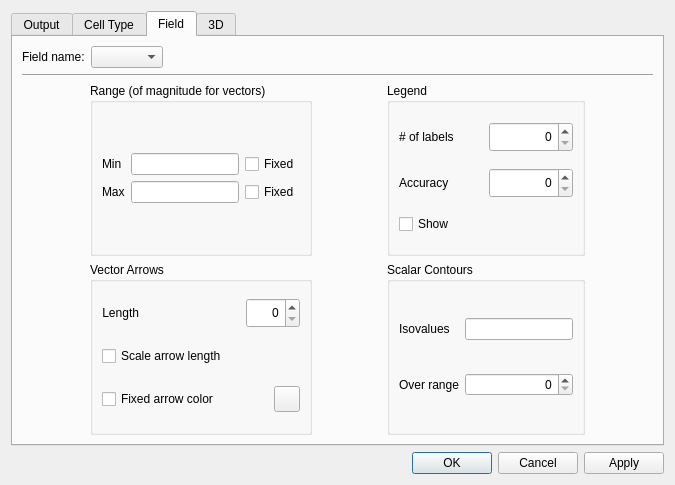
<?xml version="1.0" encoding="UTF-8"?>
<ui version="4.0">
 <class>CC3DPrefs</class>
 <widget class="QDialog" name="CC3DPrefs">
  <property name="geometry">
   <rect>
    <x>0</x>
    <y>0</y>
    <width>675</width>
    <height>485</height>
   </rect>
  </property>
  <property name="windowTitle">
   <string>CC3D Preferences</string>
  </property>
  <layout class="QVBoxLayout" name="verticalLayout_11">
   <item>
    <layout class="QHBoxLayout" name="horizontalLayout_11">
     <item>
      <widget class="QTabWidget" name="tabWidget">
       <property name="currentIndex">
        <number>2</number>
       </property>
       <widget class="QWidget" name="tab_output">
        <attribute name="title">
         <string>Output</string>
        </attribute>
        <layout class="QVBoxLayout" name="verticalLayout_14">
         <item>
          <layout class="QVBoxLayout" name="verticalLayout_10">
           <item>
            <layout class="QHBoxLayout" name="horizontalLayout_16">
             <item>
              <layout class="QVBoxLayout" name="verticalLayout_9">
               <item>
                <layout class="QHBoxLayout" name="horizontalLayout_3">
                 <item>
                  <widget class="QLabel" name="label_5">
                   <property name="text">
                    <string>Update screen every Nth MCS</string>
                   </property>
                   <property name="alignment">
                    <set>Qt::AlignRight|Qt::AlignTrailing|Qt::AlignVCenter</set>
                   </property>
                  </widget>
                 </item>
                 <item>
                  <spacer name="horizontalSpacer">
                   <property name="orientation">
                    <enum>Qt::Horizontal</enum>
                   </property>
                   <property name="sizeHint" stdset="0">
                    <size>
                     <width>40</width>
                     <height>20</height>
                    </size>
                   </property>
                  </spacer>
                 </item>
                 <item>
                  <widget class="QSpinBox" name="updateScreenSpinBox">
                   <property name="minimum">
                    <number>1</number>
                   </property>
                   <property name="maximum">
                    <number>1000000000</number>
                   </property>
                  </widget>
                 </item>
                </layout>
               </item>
               <item>
                <layout class="QHBoxLayout" name="horizontalLayout_15">
                 <item>
                  <widget class="QCheckBox" name="outputImagesCheckBox">
                   <property name="text">
                    <string>Save image every Nth MCS</string>
                   </property>
                  </widget>
                 </item>
                 <item>
                  <spacer name="horizontalSpacer_7">
                   <property name="orientation">
                    <enum>Qt::Horizontal</enum>
                   </property>
                   <property name="sizeHint" stdset="0">
                    <size>
                     <width>40</width>
                     <height>20</height>
                    </size>
                   </property>
                  </spacer>
                 </item>
                 <item>
                  <widget class="QSpinBox" name="saveImageSpinBox">
                   <property name="minimum">
                    <number>1</number>
                   </property>
                   <property name="maximum">
                    <number>1000000000</number>
                   </property>
                  </widget>
                 </item>
                </layout>
               </item>
               <item>
                <layout class="QHBoxLayout" name="horizontalLayout_14">
                 <item>
                  <widget class="QCheckBox" name="outputLatticeDataCheckBox">
                   <property name="text">
                    <string>Save lattice every Nth MCS</string>
                   </property>
                  </widget>
                 </item>
                 <item>
                  <spacer name="horizontalSpacer_8">
                   <property name="orientation">
                    <enum>Qt::Horizontal</enum>
                   </property>
                   <property name="sizeHint" stdset="0">
                    <size>
                     <width>40</width>
                     <height>20</height>
                    </size>
                   </property>
                  </spacer>
                 </item>
                 <item>
                  <widget class="QSpinBox" name="saveLatticeSpinBox">
                   <property name="minimum">
                    <number>1</number>
                   </property>
                   <property name="maximum">
                    <number>1000000000</number>
                   </property>
                  </widget>
                 </item>
                </layout>
               </item>
              </layout>
             </item>
             <item>
              <spacer name="horizontalSpacer_11">
               <property name="orientation">
                <enum>Qt::Horizontal</enum>
               </property>
               <property name="sizeHint" stdset="0">
                <size>
                 <width>40</width>
                 <height>20</height>
                </size>
               </property>
              </spacer>
             </item>
            </layout>
           </item>
           <item>
            <widget class="Line" name="line">
             <property name="orientation">
              <enum>Qt::Horizontal</enum>
             </property>
            </widget>
           </item>
           <item>
            <widget class="QCheckBox" name="useInternalConsoleCheckBox">
             <property name="text">
              <string>Use internal console for text output</string>
             </property>
            </widget>
           </item>
           <item>
            <widget class="QCheckBox" name="closePlayerCheckBox">
             <property name="text">
              <string>Close Player after simulation ends</string>
             </property>
            </widget>
           </item>
           <item>
            <widget class="Line" name="line_2">
             <property name="orientation">
              <enum>Qt::Horizontal</enum>
             </property>
            </widget>
           </item>
           <item>
            <layout class="QGridLayout" name="gridLayout_6">
             <item row="0" column="0">
              <widget class="QLineEdit" name="projectLocationLineEdit">
               <property name="maximumSize">
                <size>
                 <width>16777215</width>
                 <height>16777215</height>
                </size>
               </property>
               <property name="text">
                <string/>
               </property>
              </widget>
             </item>
             <item row="0" column="1" colspan="3">
              <widget class="QPushButton" name="projectLocationButton">
               <property name="maximumSize">
                <size>
                 <width>150</width>
                 <height>16777215</height>
                </size>
               </property>
               <property name="text">
                <string>Project Location</string>
               </property>
               <property name="autoDefault">
                <bool>false</bool>
               </property>
              </widget>
             </item>
             <item row="1" column="0">
              <widget class="QLineEdit" name="outputLocationLineEdit">
               <property name="maximumSize">
                <size>
                 <width>16777215</width>
                 <height>16777215</height>
                </size>
               </property>
              </widget>
             </item>
             <item row="1" column="1" colspan="2">
              <widget class="QPushButton" name="outputLocationButton">
               <property name="maximumSize">
                <size>
                 <width>150</width>
                 <height>16777215</height>
                </size>
               </property>
               <property name="text">
                <string>Output</string>
               </property>
               <property name="autoDefault">
                <bool>false</bool>
               </property>
              </widget>
             </item>
             <item row="1" column="3">
              <widget class="QCheckBox" name="outputToProjectCheckBox">
               <property name="text">
                <string>=Project</string>
               </property>
              </widget>
             </item>
             <item row="2" column="0" colspan="2">
              <widget class="QLineEdit" name="prefsFileLineEdit"/>
             </item>
             <item row="2" column="2" colspan="2">
              <widget class="QPushButton" name="prefsFileButton">
               <property name="text">
                <string>Preferences File</string>
               </property>
              </widget>
             </item>
            </layout>
           </item>
          </layout>
         </item>
         <item>
          <spacer name="verticalSpacer">
           <property name="orientation">
            <enum>Qt::Vertical</enum>
           </property>
           <property name="sizeHint" stdset="0">
            <size>
             <width>20</width>
             <height>119</height>
            </size>
           </property>
          </spacer>
         </item>
        </layout>
       </widget>
       <widget class="QWidget" name="tab_cell_type">
        <attribute name="title">
         <string>Cell Type</string>
        </attribute>
        <widget class="QGroupBox" name="groupBox_10">
         <property name="geometry">
          <rect>
           <x>20</x>
           <y>20</y>
           <width>240</width>
           <height>341</height>
          </rect>
         </property>
         <property name="sizePolicy">
          <sizepolicy hsizetype="MinimumExpanding" vsizetype="Fixed">
           <horstretch>0</horstretch>
           <verstretch>0</verstretch>
          </sizepolicy>
         </property>
         <property name="minimumSize">
          <size>
           <width>141</width>
           <height>341</height>
          </size>
         </property>
         <property name="maximumSize">
          <size>
           <width>240</width>
           <height>341</height>
          </size>
         </property>
         <property name="title">
          <string>Cell Types and Colors</string>
         </property>
         <widget class="QLabel" name="selectCellColorLabel">
          <property name="geometry">
           <rect>
            <x>20</x>
            <y>30</y>
            <width>181</width>
            <height>51</height>
           </rect>
          </property>
          <property name="text">
           <string>Select a row in the table to change that cell type color.   Type        Name           Color</string>
          </property>
          <property name="textFormat">
           <enum>Qt::PlainText</enum>
          </property>
          <property name="alignment">
           <set>Qt::AlignLeading|Qt::AlignLeft|Qt::AlignTop</set>
          </property>
          <property name="wordWrap">
           <bool>true</bool>
          </property>
          <property name="textInteractionFlags">
           <set>Qt::NoTextInteraction</set>
          </property>
         </widget>
         <widget class="QTableWidget" name="typeColorTable">
          <property name="enabled">
           <bool>true</bool>
          </property>
          <property name="geometry">
           <rect>
            <x>15</x>
            <y>82</y>
            <width>221</width>
            <height>192</height>
           </rect>
          </property>
          <property name="sizePolicy">
           <sizepolicy hsizetype="MinimumExpanding" vsizetype="Fixed">
            <horstretch>0</horstretch>
            <verstretch>0</verstretch>
           </sizepolicy>
          </property>
          <property name="minimumSize">
           <size>
            <width>200</width>
            <height>0</height>
           </size>
          </property>
          <property name="horizontalScrollBarPolicy">
           <enum>Qt::ScrollBarAlwaysOff</enum>
          </property>
          <property name="editTriggers">
           <set>QAbstractItemView::NoEditTriggers</set>
          </property>
          <property name="selectionMode">
           <enum>QAbstractItemView::SingleSelection</enum>
          </property>
          <property name="iconSize">
           <size>
            <width>0</width>
            <height>0</height>
           </size>
          </property>
          <property name="showGrid">
           <bool>true</bool>
          </property>
          <property name="wordWrap">
           <bool>false</bool>
          </property>
          <property name="cornerButtonEnabled">
           <bool>false</bool>
          </property>
          <property name="rowCount">
           <number>20</number>
          </property>
          <property name="columnCount">
           <number>3</number>
          </property>
          <attribute name="horizontalHeaderVisible">
           <bool>false</bool>
          </attribute>
          <attribute name="horizontalHeaderCascadingSectionResizes">
           <bool>true</bool>
          </attribute>
          <attribute name="horizontalHeaderDefaultSectionSize">
           <number>50</number>
          </attribute>
          <attribute name="horizontalHeaderHighlightSections">
           <bool>false</bool>
          </attribute>
          <attribute name="verticalHeaderVisible">
           <bool>false</bool>
          </attribute>
          <attribute name="verticalHeaderDefaultSectionSize">
           <number>18</number>
          </attribute>
          <attribute name="verticalHeaderHighlightSections">
           <bool>false</bool>
          </attribute>
          <attribute name="verticalHeaderMinimumSectionSize">
           <number>11</number>
          </attribute>
          <attribute name="verticalHeaderShowSortIndicator" stdset="0">
           <bool>true</bool>
          </attribute>
          <attribute name="verticalHeaderStretchLastSection">
           <bool>false</bool>
          </attribute>
          <row/>
          <row/>
          <row/>
          <row/>
          <row/>
          <row/>
          <row/>
          <row/>
          <row/>
          <row/>
          <row/>
          <row/>
          <row/>
          <row/>
          <row/>
          <row/>
          <row/>
          <row/>
          <row/>
          <row/>
          <column/>
          <column/>
          <column/>
          <item row="0" column="1">
           <property name="text">
            <string/>
           </property>
          </item>
         </widget>
         <widget class="QWidget" name="layoutWidget">
          <property name="geometry">
           <rect>
            <x>15</x>
            <y>284</y>
            <width>151</width>
            <height>32</height>
           </rect>
          </property>
          <layout class="QHBoxLayout" name="horizontalLayout_13">
           <item>
            <widget class="QPushButton" name="addCellTypeButton">
             <property name="enabled">
              <bool>true</bool>
             </property>
             <property name="text">
              <string>Add</string>
             </property>
             <property name="autoDefault">
              <bool>false</bool>
             </property>
             <property name="default">
              <bool>false</bool>
             </property>
            </widget>
           </item>
           <item>
            <widget class="QPushButton" name="deleteCellTypeButton">
             <property name="enabled">
              <bool>false</bool>
             </property>
             <property name="text">
              <string>-</string>
             </property>
             <property name="autoDefault">
              <bool>false</bool>
             </property>
            </widget>
           </item>
          </layout>
         </widget>
        </widget>
        <widget class="QGroupBox" name="groupBox_4">
         <property name="geometry">
          <rect>
           <x>300</x>
           <y>180</y>
           <width>191</width>
           <height>141</height>
          </rect>
         </property>
         <property name="title">
          <string>Cell Glyphs</string>
         </property>
         <widget class="QWidget" name="layoutWidget">
          <property name="geometry">
           <rect>
            <x>20</x>
            <y>20</y>
            <width>171</width>
            <height>121</height>
           </rect>
          </property>
          <layout class="QVBoxLayout" name="verticalLayout_6">
           <item>
            <widget class="QCheckBox" name="checkBox">
             <property name="text">
              <string>scale by volume</string>
             </property>
            </widget>
           </item>
           <item>
            <layout class="QGridLayout" name="gridLayout">
             <item row="0" column="0">
              <widget class="QLabel" name="label_9">
               <property name="text">
                <string>Scale factor</string>
               </property>
              </widget>
             </item>
             <item row="0" column="1">
              <widget class="QLineEdit" name="cellGlyphScale"/>
             </item>
             <item row="1" column="0">
              <widget class="QLabel" name="label_10">
               <property name="text">
                <string>Theta res</string>
               </property>
              </widget>
             </item>
             <item row="1" column="1">
              <widget class="QSpinBox" name="cellGlyphThetaRes"/>
             </item>
             <item row="2" column="0">
              <widget class="QLabel" name="label_11">
               <property name="text">
                <string>Phi res</string>
               </property>
              </widget>
             </item>
             <item row="2" column="1">
              <widget class="QSpinBox" name="cellGlyphPhiRes"/>
             </item>
            </layout>
           </item>
          </layout>
         </widget>
        </widget>
        <widget class="QGroupBox" name="groupBox_11">
         <property name="geometry">
          <rect>
           <x>300</x>
           <y>20</y>
           <width>191</width>
           <height>143</height>
          </rect>
         </property>
         <property name="title">
          <string>Aditional colors</string>
         </property>
         <widget class="QLabel" name="borderColorLabel">
          <property name="geometry">
           <rect>
            <x>15</x>
            <y>33</y>
            <width>106</width>
            <height>16</height>
           </rect>
          </property>
          <property name="text">
           <string>Cell border color</string>
          </property>
          <property name="alignment">
           <set>Qt::AlignRight|Qt::AlignTrailing|Qt::AlignVCenter</set>
          </property>
         </widget>
         <widget class="QToolButton" name="cellBorderColorButton">
          <property name="geometry">
           <rect>
            <x>150</x>
            <y>33</y>
            <width>26</width>
            <height>26</height>
           </rect>
          </property>
          <property name="minimumSize">
           <size>
            <width>26</width>
            <height>26</height>
           </size>
          </property>
          <property name="maximumSize">
           <size>
            <width>26</width>
            <height>26</height>
           </size>
          </property>
          <property name="text">
           <string/>
          </property>
         </widget>
         <widget class="QLabel" name="clusterBorderColorLabel">
          <property name="geometry">
           <rect>
            <x>15</x>
            <y>67</y>
            <width>127</width>
            <height>16</height>
           </rect>
          </property>
          <property name="text">
           <string>Cluster border color</string>
          </property>
          <property name="alignment">
           <set>Qt::AlignRight|Qt::AlignTrailing|Qt::AlignVCenter</set>
          </property>
         </widget>
         <widget class="QToolButton" name="clusterBorderColorButton">
          <property name="geometry">
           <rect>
            <x>150</x>
            <y>67</y>
            <width>26</width>
            <height>26</height>
           </rect>
          </property>
          <property name="minimumSize">
           <size>
            <width>26</width>
            <height>26</height>
           </size>
          </property>
          <property name="maximumSize">
           <size>
            <width>26</width>
            <height>26</height>
           </size>
          </property>
          <property name="text">
           <string/>
          </property>
         </widget>
         <widget class="QLabel" name="contourColorLabel">
          <property name="geometry">
           <rect>
            <x>15</x>
            <y>101</y>
            <width>88</width>
            <height>16</height>
           </rect>
          </property>
          <property name="text">
           <string>Contour color</string>
          </property>
          <property name="alignment">
           <set>Qt::AlignRight|Qt::AlignTrailing|Qt::AlignVCenter</set>
          </property>
         </widget>
         <widget class="QToolButton" name="contourColorButton">
          <property name="geometry">
           <rect>
            <x>150</x>
            <y>101</y>
            <width>26</width>
            <height>26</height>
           </rect>
          </property>
          <property name="minimumSize">
           <size>
            <width>26</width>
            <height>26</height>
           </size>
          </property>
          <property name="maximumSize">
           <size>
            <width>26</width>
            <height>26</height>
           </size>
          </property>
          <property name="text">
           <string/>
          </property>
         </widget>
        </widget>
       </widget>
       <widget class="QWidget" name="tab_field">
        <attribute name="title">
         <string>Field</string>
        </attribute>
        <layout class="QVBoxLayout" name="verticalLayout">
         <item>
          <layout class="QVBoxLayout" name="verticalLayout_15">
           <item>
            <layout class="QHBoxLayout" name="horizontalLayout_6">
             <item>
              <layout class="QHBoxLayout" name="horizontalLayout_5">
               <item>
                <widget class="QLabel" name="label_6">
                 <property name="text">
                  <string>Field name:</string>
                 </property>
                </widget>
               </item>
               <item>
                <widget class="QComboBox" name="fieldComboBox"/>
               </item>
              </layout>
             </item>
             <item>
              <spacer name="horizontalSpacer_15">
               <property name="orientation">
                <enum>Qt::Horizontal</enum>
               </property>
               <property name="sizeHint" stdset="0">
                <size>
                 <width>40</width>
                 <height>20</height>
                </size>
               </property>
              </spacer>
             </item>
            </layout>
           </item>
           <item>
            <widget class="Line" name="line_3">
             <property name="orientation">
              <enum>Qt::Horizontal</enum>
             </property>
            </widget>
           </item>
           <item>
            <layout class="QHBoxLayout" name="horizontalLayout_4">
             <item>
              <spacer name="horizontalSpacer_14">
               <property name="orientation">
                <enum>Qt::Horizontal</enum>
               </property>
               <property name="sizeHint" stdset="0">
                <size>
                 <width>18</width>
                 <height>20</height>
                </size>
               </property>
              </spacer>
             </item>
             <item>
              <layout class="QVBoxLayout" name="verticalLayout_2">
               <item>
                <widget class="QGroupBox" name="groupBox_8">
                 <property name="title">
                  <string>Range (of magnitude for vectors)</string>
                 </property>
                 <layout class="QVBoxLayout" name="verticalLayout_8">
                  <item>
                   <layout class="QGridLayout" name="gridLayout_11">
                    <item row="0" column="0">
                     <widget class="QLabel" name="fieldMinLabel">
                      <property name="text">
                       <string>Min</string>
                      </property>
                     </widget>
                    </item>
                    <item row="0" column="1">
                     <widget class="QLineEdit" name="fieldMinRange"/>
                    </item>
                    <item row="0" column="2">
                     <widget class="QCheckBox" name="fieldMinRangeFixedCheckBox">
                      <property name="text">
                       <string>Fixed</string>
                      </property>
                     </widget>
                    </item>
                    <item row="1" column="0">
                     <widget class="QLabel" name="fieldMaxLabel">
                      <property name="text">
                       <string>Max</string>
                      </property>
                     </widget>
                    </item>
                    <item row="1" column="1">
                     <widget class="QLineEdit" name="fieldMaxRange"/>
                    </item>
                    <item row="1" column="2">
                     <widget class="QCheckBox" name="fieldMaxRangeFixedCheckBox">
                      <property name="text">
                       <string>Fixed</string>
                      </property>
                     </widget>
                    </item>
                   </layout>
                  </item>
                 </layout>
                </widget>
               </item>
               <item>
                <widget class="QGroupBox" name="groupBox_9">
                 <property name="title">
                  <string>Vector Arrows</string>
                 </property>
                 <layout class="QVBoxLayout" name="verticalLayout_13">
                  <item>
                   <layout class="QHBoxLayout" name="horizontalLayout_20">
                    <item>
                     <widget class="QLabel" name="label_18">
                      <property name="minimumSize">
                       <size>
                        <width>0</width>
                        <height>30</height>
                       </size>
                      </property>
                      <property name="text">
                       <string>Length</string>
                      </property>
                      <property name="alignment">
                       <set>Qt::AlignRight|Qt::AlignTrailing|Qt::AlignVCenter</set>
                      </property>
                     </widget>
                    </item>
                    <item>
                     <spacer name="horizontalSpacer_12">
                      <property name="orientation">
                       <enum>Qt::Horizontal</enum>
                      </property>
                      <property name="sizeHint" stdset="0">
                       <size>
                        <width>40</width>
                        <height>20</height>
                       </size>
                      </property>
                     </spacer>
                    </item>
                    <item>
                     <widget class="QSpinBox" name="vectorsArrowLength">
                      <property name="minimumSize">
                       <size>
                        <width>0</width>
                        <height>30</height>
                       </size>
                      </property>
                      <property name="alignment">
                       <set>Qt::AlignRight|Qt::AlignTrailing|Qt::AlignVCenter</set>
                      </property>
                      <property name="maximum">
                       <number>9999</number>
                      </property>
                     </widget>
                    </item>
                   </layout>
                  </item>
                  <item>
                   <layout class="QHBoxLayout" name="horizontalLayout_19">
                    <item>
                     <widget class="QCheckBox" name="vectorsScaleArrowCheckBox">
                      <property name="minimumSize">
                       <size>
                        <width>0</width>
                        <height>30</height>
                       </size>
                      </property>
                      <property name="text">
                       <string>Scale arrow length</string>
                      </property>
                     </widget>
                    </item>
                    <item>
                     <spacer name="horizontalSpacer_10">
                      <property name="orientation">
                       <enum>Qt::Horizontal</enum>
                      </property>
                      <property name="sizeHint" stdset="0">
                       <size>
                        <width>40</width>
                        <height>20</height>
                       </size>
                      </property>
                     </spacer>
                    </item>
                   </layout>
                  </item>
                  <item>
                   <layout class="QHBoxLayout" name="horizontalLayout_18">
                    <item>
                     <widget class="QCheckBox" name="vectorsArrowColorCheckBox">
                      <property name="minimumSize">
                       <size>
                        <width>0</width>
                        <height>30</height>
                       </size>
                      </property>
                      <property name="text">
                       <string>Fixed arrow color</string>
                      </property>
                     </widget>
                    </item>
                    <item>
                     <widget class="QToolButton" name="vectorsArrowColorButton">
                      <property name="minimumSize">
                       <size>
                        <width>26</width>
                        <height>26</height>
                       </size>
                      </property>
                      <property name="maximumSize">
                       <size>
                        <width>26</width>
                        <height>26</height>
                       </size>
                      </property>
                      <property name="text">
                       <string/>
                      </property>
                     </widget>
                    </item>
                   </layout>
                  </item>
                 </layout>
                </widget>
               </item>
              </layout>
             </item>
             <item>
              <spacer name="horizontalSpacer_13">
               <property name="orientation">
                <enum>Qt::Horizontal</enum>
               </property>
               <property name="sizeHint" stdset="0">
                <size>
                 <width>40</width>
                 <height>20</height>
                </size>
               </property>
              </spacer>
             </item>
             <item>
              <layout class="QVBoxLayout" name="verticalLayout_3">
               <item>
                <widget class="QGroupBox" name="groupBox_7">
                 <property name="title">
                  <string>Legend</string>
                 </property>
                 <layout class="QGridLayout" name="gridLayout_7">
                  <item row="0" column="0">
                   <layout class="QHBoxLayout" name="horizontalLayout_7">
                    <item>
                     <widget class="QLabel" name="label_14">
                      <property name="text">
                       <string># of labels</string>
                      </property>
                     </widget>
                    </item>
                    <item>
                     <widget class="QSpinBox" name="fieldLegendNumLabels">
                      <property name="minimumSize">
                       <size>
                        <width>0</width>
                        <height>30</height>
                       </size>
                      </property>
                      <property name="alignment">
                       <set>Qt::AlignRight|Qt::AlignTrailing|Qt::AlignVCenter</set>
                      </property>
                      <property name="maximum">
                       <number>9999</number>
                      </property>
                     </widget>
                    </item>
                   </layout>
                  </item>
                  <item row="1" column="0">
                   <layout class="QHBoxLayout" name="horizontalLayout_8">
                    <item>
                     <widget class="QLabel" name="label_15">
                      <property name="text">
                       <string>Accuracy</string>
                      </property>
                     </widget>
                    </item>
                    <item>
                     <widget class="QSpinBox" name="fieldLegendAccuracy">
                      <property name="minimumSize">
                       <size>
                        <width>0</width>
                        <height>30</height>
                       </size>
                      </property>
                      <property name="alignment">
                       <set>Qt::AlignRight|Qt::AlignTrailing|Qt::AlignVCenter</set>
                      </property>
                      <property name="maximum">
                       <number>9999</number>
                      </property>
                     </widget>
                    </item>
                   </layout>
                  </item>
                  <item row="2" column="0">
                   <layout class="QHBoxLayout" name="horizontalLayout_9">
                    <item>
                     <widget class="QCheckBox" name="fieldShowLegendCheckBox">
                      <property name="text">
                       <string>Show </string>
                      </property>
                     </widget>
                    </item>
                    <item>
                     <spacer name="horizontalSpacer_4">
                      <property name="orientation">
                       <enum>Qt::Horizontal</enum>
                      </property>
                      <property name="sizeHint" stdset="0">
                       <size>
                        <width>40</width>
                        <height>20</height>
                       </size>
                      </property>
                     </spacer>
                    </item>
                   </layout>
                  </item>
                 </layout>
                </widget>
               </item>
               <item>
                <widget class="QGroupBox" name="groupBox_12">
                 <property name="title">
                  <string>Scalar Contours</string>
                 </property>
                 <layout class="QGridLayout" name="gridLayout_10">
                  <item row="1" column="0">
                   <widget class="QLabel" name="numIsovalsInRangeLabel">
                    <property name="text">
                     <string>Over range</string>
                    </property>
                   </widget>
                  </item>
                  <item row="1" column="1">
                   <widget class="QSpinBox" name="numberOfContoursLinesSpinBox">
                    <property name="alignment">
                     <set>Qt::AlignRight|Qt::AlignTrailing|Qt::AlignVCenter</set>
                    </property>
                    <property name="maximum">
                     <number>9999</number>
                    </property>
                   </widget>
                  </item>
                  <item row="0" column="1">
                   <widget class="QLineEdit" name="isovalList"/>
                  </item>
                  <item row="0" column="0">
                   <widget class="QLabel" name="isovalLabel">
                    <property name="text">
                     <string>Isovalues</string>
                    </property>
                   </widget>
                  </item>
                 </layout>
                </widget>
               </item>
              </layout>
             </item>
             <item>
              <spacer name="horizontalSpacer_3">
               <property name="orientation">
                <enum>Qt::Horizontal</enum>
               </property>
               <property name="sizeHint" stdset="0">
                <size>
                 <width>40</width>
                 <height>20</height>
                </size>
               </property>
              </spacer>
             </item>
            </layout>
           </item>
          </layout>
         </item>
        </layout>
       </widget>
       <widget class="QWidget" name="tab_3D">
        <attribute name="title">
         <string>3D</string>
        </attribute>
        <layout class="QHBoxLayout" name="horizontalLayout_12">
         <item>
          <layout class="QVBoxLayout" name="verticalLayout_5">
           <item>
            <layout class="QHBoxLayout" name="horizontalLayout_2">
             <item>
              <spacer name="horizontalSpacer_6">
               <property name="orientation">
                <enum>Qt::Horizontal</enum>
               </property>
               <property name="sizeHint" stdset="0">
                <size>
                 <width>18</width>
                 <height>20</height>
                </size>
               </property>
              </spacer>
             </item>
             <item>
              <widget class="QGroupBox" name="groupBox">
               <property name="enabled">
                <bool>false</bool>
               </property>
               <property name="minimumSize">
                <size>
                 <width>110</width>
                 <height>0</height>
                </size>
               </property>
               <property name="title">
                <string>Display Size</string>
               </property>
               <property name="flat">
                <bool>false</bool>
               </property>
               <widget class="QWidget" name="layoutWidget">
                <property name="geometry">
                 <rect>
                  <x>10</x>
                  <y>30</y>
                  <width>91</width>
                  <height>112</height>
                 </rect>
                </property>
                <layout class="QGridLayout" name="gridLayout_5">
                 <item row="0" column="0">
                  <widget class="QLabel" name="label">
                   <property name="text">
                    <string>X</string>
                   </property>
                  </widget>
                 </item>
                 <item row="0" column="1">
                  <widget class="QSpinBox" name="spinBox">
                   <property name="minimumSize">
                    <size>
                     <width>25</width>
                     <height>30</height>
                    </size>
                   </property>
                   <property name="specialValueText">
                    <string/>
                   </property>
                   <property name="maximum">
                    <number>999</number>
                   </property>
                  </widget>
                 </item>
                 <item row="1" column="0">
                  <widget class="QLabel" name="label_2">
                   <property name="text">
                    <string>Y</string>
                   </property>
                  </widget>
                 </item>
                 <item row="1" column="1">
                  <widget class="QSpinBox" name="spinBox_2">
                   <property name="minimumSize">
                    <size>
                     <width>0</width>
                     <height>30</height>
                    </size>
                   </property>
                   <property name="maximum">
                    <number>999</number>
                   </property>
                  </widget>
                 </item>
                 <item row="2" column="0">
                  <widget class="QLabel" name="label_3">
                   <property name="text">
                    <string>Z</string>
                   </property>
                  </widget>
                 </item>
                 <item row="2" column="1">
                  <widget class="QSpinBox" name="spinBox_3">
                   <property name="minimumSize">
                    <size>
                     <width>0</width>
                     <height>30</height>
                    </size>
                   </property>
                   <property name="maximum">
                    <number>999</number>
                   </property>
                  </widget>
                 </item>
                </layout>
               </widget>
              </widget>
             </item>
             <item>
              <spacer name="horizontalSpacer_2">
               <property name="orientation">
                <enum>Qt::Horizontal</enum>
               </property>
               <property name="sizeHint" stdset="0">
                <size>
                 <width>13</width>
                 <height>17</height>
                </size>
               </property>
              </spacer>
             </item>
             <item>
              <widget class="QGroupBox" name="groupBox_3">
               <property name="enabled">
                <bool>false</bool>
               </property>
               <property name="title">
                <string>Camera</string>
               </property>
               <property name="flat">
                <bool>false</bool>
               </property>
               <layout class="QVBoxLayout" name="verticalLayout_7">
                <item>
                 <layout class="QGridLayout" name="gridLayout_3">
                  <item row="0" column="0">
                   <widget class="QLabel" name="label_4">
                    <property name="text">
                     <string>Elevation</string>
                    </property>
                    <property name="alignment">
                     <set>Qt::AlignRight|Qt::AlignTrailing|Qt::AlignVCenter</set>
                    </property>
                   </widget>
                  </item>
                  <item row="0" column="1">
                   <widget class="QSpinBox" name="spinBox_6">
                    <property name="minimumSize">
                     <size>
                      <width>0</width>
                      <height>30</height>
                     </size>
                    </property>
                    <property name="specialValueText">
                     <string/>
                    </property>
                    <property name="maximum">
                     <number>999</number>
                    </property>
                   </widget>
                  </item>
                  <item row="1" column="0">
                   <widget class="QLabel" name="label_7">
                    <property name="text">
                     <string>Azimuth</string>
                    </property>
                    <property name="alignment">
                     <set>Qt::AlignRight|Qt::AlignTrailing|Qt::AlignVCenter</set>
                    </property>
                   </widget>
                  </item>
                  <item row="1" column="1">
                   <widget class="QSpinBox" name="spinBox_7">
                    <property name="minimumSize">
                     <size>
                      <width>0</width>
                      <height>30</height>
                     </size>
                    </property>
                    <property name="maximum">
                     <number>999</number>
                    </property>
                   </widget>
                  </item>
                  <item row="2" column="0">
                   <widget class="QLabel" name="label_8">
                    <property name="text">
                     <string>Roll</string>
                    </property>
                    <property name="alignment">
                     <set>Qt::AlignRight|Qt::AlignTrailing|Qt::AlignVCenter</set>
                    </property>
                   </widget>
                  </item>
                  <item row="2" column="1">
                   <widget class="QSpinBox" name="spinBox_8">
                    <property name="minimumSize">
                     <size>
                      <width>0</width>
                      <height>30</height>
                     </size>
                    </property>
                    <property name="maximum">
                     <number>999</number>
                    </property>
                   </widget>
                  </item>
                 </layout>
                </item>
               </layout>
              </widget>
             </item>
             <item>
              <spacer name="horizontalSpacer_5">
               <property name="orientation">
                <enum>Qt::Horizontal</enum>
               </property>
               <property name="sizeHint" stdset="0">
                <size>
                 <width>18</width>
                 <height>20</height>
                </size>
               </property>
              </spacer>
             </item>
            </layout>
           </item>
           <item>
            <layout class="QVBoxLayout" name="verticalLayout_4">
             <item>
              <widget class="QGroupBox" name="groupBox_2">
               <property name="title">
                <string>Cell types invisible in 3D (example: 0,1,4)</string>
               </property>
               <layout class="QHBoxLayout" name="horizontalLayout">
                <property name="leftMargin">
                 <number>2</number>
                </property>
                <property name="topMargin">
                 <number>1</number>
                </property>
                <property name="rightMargin">
                 <number>2</number>
                </property>
                <property name="bottomMargin">
                 <number>1</number>
                </property>
                <item>
                 <widget class="QLineEdit" name="cellTypesInvisibleList"/>
                </item>
               </layout>
              </widget>
             </item>
             <item>
              <spacer name="verticalSpacer_3">
               <property name="orientation">
                <enum>Qt::Vertical</enum>
               </property>
               <property name="sizeHint" stdset="0">
                <size>
                 <width>20</width>
                 <height>78</height>
                </size>
               </property>
              </spacer>
             </item>
            </layout>
           </item>
          </layout>
         </item>
        </layout>
       </widget>
      </widget>
     </item>
    </layout>
   </item>
   <item>
    <widget class="QDialogButtonBox" name="buttonBox">
     <property name="orientation">
      <enum>Qt::Horizontal</enum>
     </property>
     <property name="standardButtons">
      <set>QDialogButtonBox::Apply|QDialogButtonBox::Cancel|QDialogButtonBox::Ok</set>
     </property>
    </widget>
   </item>
  </layout>
 </widget>
 <resources/>
 <connections>
  <connection>
   <sender>buttonBox</sender>
   <signal>accepted()</signal>
   <receiver>CC3DPrefs</receiver>
   <slot>accept()</slot>
   <hints>
    <hint type="sourcelabel">
     <x>248</x>
     <y>254</y>
    </hint>
    <hint type="destinationlabel">
     <x>157</x>
     <y>274</y>
    </hint>
   </hints>
  </connection>
  <connection>
   <sender>buttonBox</sender>
   <signal>rejected()</signal>
   <receiver>CC3DPrefs</receiver>
   <slot>reject()</slot>
   <hints>
    <hint type="sourcelabel">
     <x>316</x>
     <y>260</y>
    </hint>
    <hint type="destinationlabel">
     <x>286</x>
     <y>274</y>
    </hint>
   </hints>
  </connection>
 </connections>
</ui>
